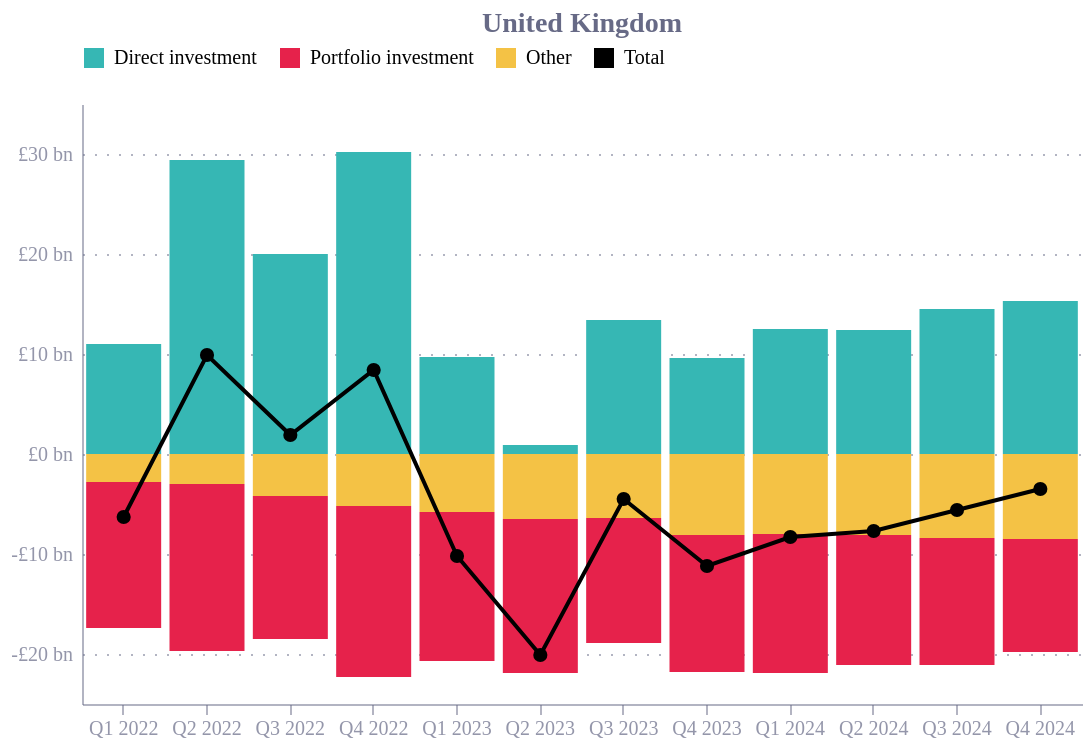

Here is the Vega-Lite specification saved for this chart:
### Vega-Lite specification from a JSON file in a GitHub repository (floating-point values rounded to 4 significant figures)
{"config": {"font": "Circular Std", "mark": {"line": {"interpolate": "monotone"}}, "view": {"stroke": "transparent", "width": 400, "height": 300}, "range": {"category": ["#36B7B4", "#E6224B", "#F4C245", "#0063AF", "#00A767", "#179FDB", "#EB5C2E"], "diverging": ["#E6224B", "#E54753", "#C9C9C9", "#179FDB", "#122B39"], "heatmap": ["#C9C9C9", "#179FDB", "#0063AF", "#122B39"], "ordinal": ["#00A767", "#36B7B4", "#179FDB", "#0063AF", "#243B5A"]}, "axisX": {"domainColor": "#676A86", "domainOpacity": 0.5, "grid": false, "labelAngle": 0, "labelColor": "#676A86", "labelOpacity": 0.7, "orient": "bottom", "tickColor": "#676A86", "tickCount": 10, "tickOpacity": 0.5, "title": false, "titleAlign": "center", "titleAnchor": "middle", "titleColor": "#676A86", "titleFontSize": 12, "titleOpacity": 0.8, "titleY": -15}, "axisY": {"domainColor": "#676A86", "domainOpacity": 0.5, "gridColor": "#676A86", "gridDash": [1, 5], "gridOpacity": 0.5, "labelColor": "#676A86", "labelOpacity": 0.7, "labelPadding": 5, "tickColor": "#676A86", "tickCount": 8, "tickOpacity": 0.5, "ticks": false, "titleAlign": "left", "titleAngle": 0, "titleBaseline": "bottom", "titleColor": "#676A86", "titleFontSize": 12, "titleOpacity": 0.8, "titleX": 0, "titleY": -7}}, "layer": [{"data": {"name": "data-4e7aab1c6cbca790c7f2d6bddff80ad7"}, "mark": {"type": "bar"}, "encoding": {"color": {"field": "component", "legend": {"orient": "top"}, "scale": {"domain": ["Direct investment", "Portfolio investment", "Other", "Total"], "range": ["#36B7B4", "#E6224B", "#F4C245", "black"]}, "title": "", "type": "nominal"}, "x": {"axis": {"labelExpr": "slice(datum.label, 4)"}, "field": "date", "title": "", "type": "ordinal"}, "y": {"axis": {"format": ",.0f", "labelExpr": "datum.value < 0 ? '-£' + abs(datum.value) + ' bn' : '£' + datum.value + ' bn'"}, "field": "value", "title": "", "type": "quantitative"}}}, {"data": {"name": "data-7b6d6adc214032ab66bcaa1ea1cfede3"}, "mark": {"type": "line", "color": "black", "point": {"color": "black", "filled": true, "size": 50}, "size": 2}, "encoding": {"x": {"field": "date", "title": "", "type": "ordinal"}, "y": {"axis": {"format": ",.0f"}, "field": "value", "title": "", "type": "quantitative"}}}], "height": 300, "title": {"text": "United Kingdom", "color": "#676A86", "dx": 0, "fontSize": 14, "fontWeight": "bold", "frame": "group"}, "width": 500, "$schema": "https://vega.github.io/schema/vega-lite/v5.20.1.json", "datasets": {"data-4e7aab1c6cbca790c7f2d6bddff80ad7": [{"date": "2022 Q1 2022", "component": "Direct investment", "value": 11.0}, {"date": "2022 Q2 2022", "component": "Direct investment", "value": 29.4}, {"date": "2022 Q3 2022", "component": "Direct investment", "value": 20.0}, {"date": "2022 Q4 2022", "component": "Direct investment", "value": 30.2}, {"date": "2023 Q1 2023", "component": "Direct investment", "value": 9.7}, {"date": "2023 Q2 2023", "component": "Direct investment", "value": 0.9}, {"date": "2023 Q3 2023", "component": "Direct investment", "value": 13.4}, {"date": "2023 Q4 2023", "component": "Direct investment", "value": 9.6}, {"date": "2024 Q1 2024", "component": "Direct investment", "value": 12.5}, {"date": "2024 Q2 2024", "component": "Direct investment", "value": 12.4}, {"date": "2024 Q3 2024", "component": "Direct investment", "value": 14.5}, {"date": "2024 Q4 2024", "component": "Direct investment", "value": 15.3}, {"date": "2022 Q1 2022", "component": "Portfolio investment", "value": -14.6}, {"date": "2022 Q2 2022", "component": "Portfolio investment", "value": -16.7}, {"date": "2022 Q3 2022", "component": "Portfolio investment", "value": -14.3}, {"date": "2022 Q4 2022", "component": "Portfolio investment", "value": -17.1}, {"date": "2023 Q1 2023", "component": "Portfolio investment", "value": -14.9}, {"date": "2023 Q2 2023", "component": "Portfolio investment", "value": -15.4}, {"date": "2023 Q3 2023", "component": "Portfolio investment", "value": -12.5}, {"date": "2023 Q4 2023", "component": "Portfolio investment", "value": -13.7}, {"date": "2024 Q1 2024", "component": "Portfolio investment", "value": -13.9}, {"date": "2024 Q2 2024", "component": "Portfolio investment", "value": -13.0}, {"date": "2024 Q3 2024", "component": "Portfolio investment", "value": -12.7}, {"date": "2024 Q4 2024", "component": "Portfolio investment", "value": -11.3}, {"date": "2022 Q1 2022", "component": "Other", "value": -2.8}, {"date": "2022 Q2 2022", "component": "Other", "value": -3.0}, {"date": "2022 Q3 2022", "component": "Other", "value": -4.2}, {"date": "2022 Q4 2022", "component": "Other", "value": -5.2}, {"date": "2023 Q1 2023", "component": "Other", "value": -5.8}, {"date": "2023 Q2 2023", "component": "Other", "value": -6.5}, {"date": "2023 Q3 2023", "component": "Other", "value": -6.4}, {"date": "2023 Q4 2023", "component": "Other", "value": -8.1}, {"date": "2024 Q1 2024", "component": "Other", "value": -8.0}, {"date": "2024 Q2 2024", "component": "Other", "value": -8.1}, {"date": "2024 Q3 2024", "component": "Other", "value": -8.4}, {"date": "2024 Q4 2024", "component": "Other", "value": -8.5}], "data-7b6d6adc214032ab66bcaa1ea1cfede3": [{"date": "2022 Q1 2022", "component": "Total", "value": -6.3}, {"date": "2022 Q2 2022", "component": "Total", "value": 9.9}, {"date": "2022 Q3 2022", "component": "Total", "value": 1.9}, {"date": "2022 Q4 2022", "component": "Total", "value": 8.4}, {"date": "2023 Q1 2023", "component": "Total", "value": -10.2}, {"date": "2023 Q2 2023", "component": "Total", "value": -20.1}, {"date": "2023 Q3 2023", "component": "Total", "value": -4.5}, {"date": "2023 Q4 2023", "component": "Total", "value": -11.2}, {"date": "2024 Q1 2024", "component": "Total", "value": -8.3}, {"date": "2024 Q2 2024", "component": "Total", "value": -7.7}, {"date": "2024 Q3 2024", "component": "Total", "value": -5.6}, {"date": "2024 Q4 2024", "component": "Total", "value": -3.5}]}}
